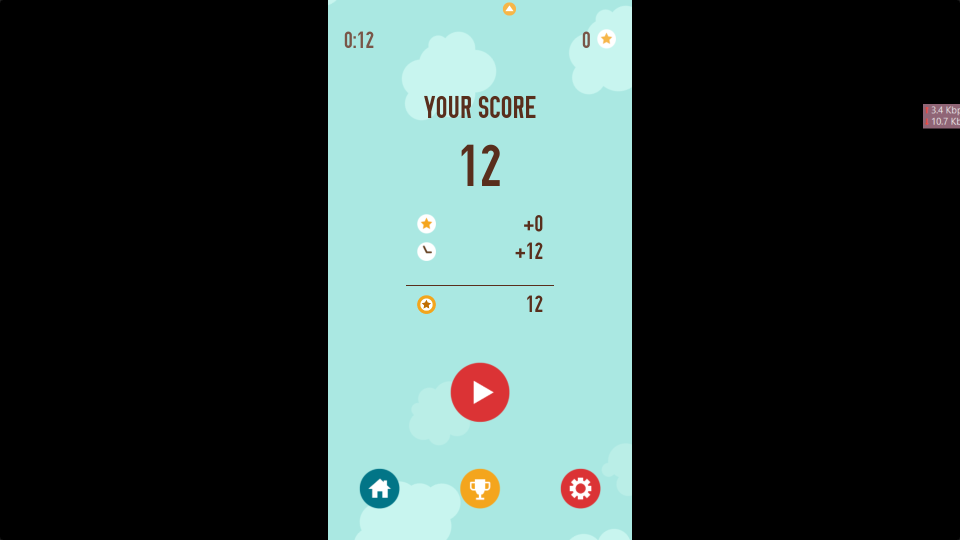
#> input picture live_frame.png, 1920 x 1080 px (shown at 1/2 size); its folder holds only this picture in this run
$ python -i detector.py   (imports and definitions only)
#> lines starting #> are read from the running program, lines starting #| are printed output that depends on the picture
#> further down, picture is the input picture: shape (1080, 1920, 3); mean B, G, R 69.4, 71.6, 55.1
"""Template based object detector for Missiles! sprites.

The recovered Unity sprites are stored at their native (large) authoring
resolution, but they render *small* in the captured game window. Matching them
at ~1.0x scale (as the original code did) essentially never fires on real
gameplay frames. This detector instead builds a physically-plausible scale
pyramid per class from the game-canvas size, restricts the search to the
gameplay region of interest, uses cloud sprites as *negative* evidence so
clouds are never mistaken for missiles, and caps detections per class to keep
false positives from flooding the tracker.
"""

from __future__ import annotations

from dataclasses import dataclass
from pathlib import Path
import re
from typing import Dict, Iterable, List, Optional, Tuple

import cv2
import numpy as np

import config


@dataclass
class Detection:
    """A single detected game object in window-local coordinates."""

    cls: str
    x: float
    y: float
    confidence: float
    w: int
    h: int


Template = Tuple[np.ndarray, Optional[np.ndarray], int, int]


class CalibratedDetector:
    """Load sprite templates and detect game objects by masked template match."""

    def __init__(
        self,
        template_dir: str = config.TEMPLATE_DIR,
        threshold: float = config.TEMPLATE_MATCH_THRESHOLD,
    ) -> None:
        self.threshold = threshold
        self.templates: Dict[str, List[Template]] = {
            "player": [],
            "missile": [],
            "cloud": [],
            "star": [],
            "shield": [],
            "boost": [],
        }
        # Canvas short edge in px; drives the plausible-size pyramid. Set via
        # ``configure`` once calibration is known. A sane default keeps the
        # detector usable before calibration.
        self._canvas_short = 500.0
        self._load_templates(Path(template_dir))

    # [22 lines left out: functions configure, _class_from_name, not called in this run]

    def _load_templates(self, root: Path) -> None:
        if not root.exists():
            print(f"[detector] Template folder missing: {root}")
            return
        for path in sorted(root.glob("*.png")):
            obj_type = self._class_from_name(path.name)
            if not obj_type:
                continue
            image = cv2.imread(str(path), cv2.IMREAD_UNCHANGED)
            if image is None:
                print(f"[detector] Could not read template: {path}")
                continue
            if image.ndim == 3 and image.shape[2] == 4:
                alpha = image[:, :, 3]
                bgr = image[:, :, :3]
                mask = cv2.threshold(alpha, 5, 255, cv2.THRESH_BINARY)[1]
            else:
                bgr = image[:, :, :3] if image.ndim == 3 else image
                mask = None
            gray = cv2.cvtColor(bgr, cv2.COLOR_BGR2GRAY) if bgr.ndim == 3 else bgr
            h, w = gray.shape[:2]
            if w >= 6 and h >= 6:
                self.templates[obj_type].append((gray, mask, w, h))
        counts = ", ".join(f"{k}={len(v)}" for k, v in self.templates.items())
        print(f"[detector] Loaded templates: {counts}")

    def _target_long_edges(self, obj_type: str) -> List[int]:
        """Plausible on-screen long-edge sizes (px) for a class."""

        low_f, high_f = config.OBJECT_SIZE_FRACTIONS.get(obj_type, (0.04, 0.14))
        low = self._canvas_short * low_f
        high = self._canvas_short * high_f
        steps = max(2, config.DETECTION_SCALE_STEPS)
        return [int(round(v)) for v in np.linspace(low, high, steps)]

    # [14 lines left out: function _extract_peaks, not called in this run]

    def _detect_by_template(
        self, gray: np.ndarray, obj_type: str, threshold: Optional[float] = None
    ) -> List[Detection]:
        detections: List[Detection] = []
        class_thresholds = {
            "player": max(self.threshold, 0.72),
            "missile": 0.60,
            "cloud": 0.60,
            "star": 0.60,
            "shield": 0.60,
            "boost": 0.60,
        }
        threshold = threshold if threshold is not None else class_thresholds.get(obj_type, self.threshold)
        target_edges = self._target_long_edges(obj_type)
        for tmpl, mask, tw, th in self.templates.get(obj_type, []):
            long_edge = max(tw, th)
            for target in target_edges:
                if target < 6:
                    continue
                scale = target / float(long_edge)
                w, h = max(4, int(round(tw * scale))), max(4, int(round(th * scale)))
                if w >= gray.shape[1] or h >= gray.shape[0]:
                    continue
                resized = cv2.resize(tmpl, (w, h), interpolation=cv2.INTER_AREA)
                resized_mask = (
                    cv2.resize(mask, (w, h), interpolation=cv2.INTER_NEAREST)
                    if mask is not None
                    else None
                )
                try:
                    result = cv2.matchTemplate(
                        gray, resized, cv2.TM_CCOEFF_NORMED, mask=resized_mask
                    )
                except cv2.error:
                    result = cv2.matchTemplate(gray, resized, cv2.TM_CCOEFF_NORMED)
                result = np.nan_to_num(result, nan=0.0, posinf=0.0, neginf=0.0)
                for x, y, score in self._extract_peaks(result, threshold):
                    detections.append(Detection(obj_type, x + w / 2.0, y + h / 2.0, score, w, h))
        return detections

    # [30 lines left out: functions _iou, _reject_cloud_overlaps, not called in this run]

    def _nms(self, detections: List[Detection], iou_threshold: float = 0.35) -> List[Detection]:
        kept: List[Detection] = []
        by_class: Dict[str, List[Detection]] = {}
        for det in detections:
            by_class.setdefault(det.cls, []).append(det)
        for cls_dets in by_class.values():
            for det in sorted(cls_dets, key=lambda d: d.confidence, reverse=True):
                if all(self._iou(det, other) < iou_threshold for other in kept if other.cls == det.cls):
                    kept.append(det)
        return kept

    def _cap_per_class(self, detections: List[Detection]) -> List[Detection]:
        """Keep only the most confident N detections per class."""

        by_class: Dict[str, List[Detection]] = {}
        for det in detections:
            by_class.setdefault(det.cls, []).append(det)
        capped: List[Detection] = []
        for cls, items in by_class.items():
            limit = config.MAX_DETECTIONS.get(cls)
            items.sort(key=lambda d: d.confidence, reverse=True)
            capped.extend(items[:limit] if limit is not None else items)
        return capped

    @staticmethod
    def _roi_mask(shape: Tuple[int, int]) -> np.ndarray:
        """Build a mask for the gameplay region (excludes HUD and joystick)."""

        h, w = shape[:2]
        top, bottom, left, right = config.GAMEPLAY_ROI
        mask = np.zeros((h, w), dtype=np.uint8)
        mask[int(h * top) : int(h * bottom), int(w * left) : int(w * right)] = 255
        return mask

    def detect(
        self,
        frame: np.ndarray,
        include_classes: Optional[Iterable[str]] = None,
        use_roi: bool = True,
    ) -> List[Detection]:
        """Detect all configured object classes in a BGR game-canvas frame."""
#> called with use_roi = True

        gray = cv2.cvtColor(frame, cv2.COLOR_BGR2GRAY) if frame.ndim == 3 else frame
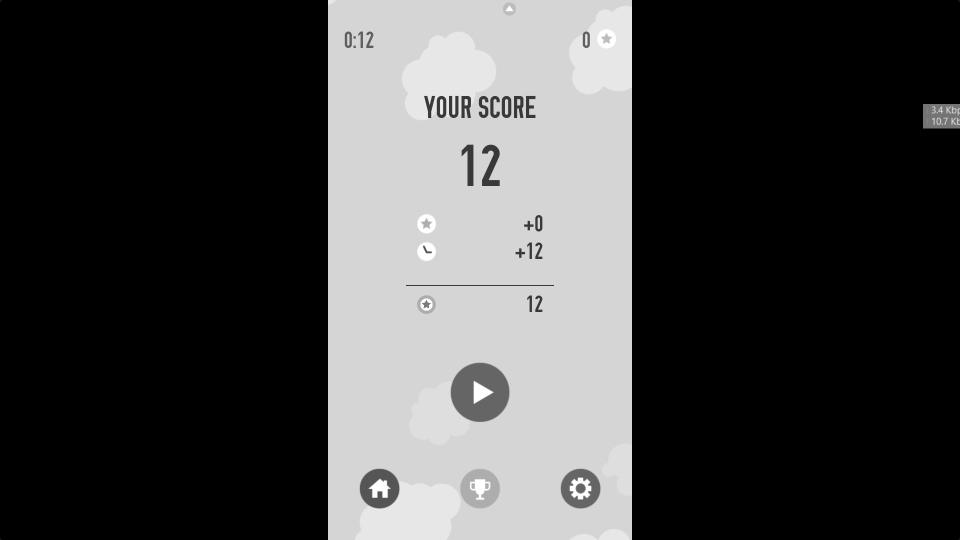
#> gray: shape (1080, 1920) (shown at 1/2 size); min 0, max 255, mean 66.5
        if use_roi:
            mask = self._roi_mask(gray.shape)
            gray = cv2.bitwise_and(gray, mask)
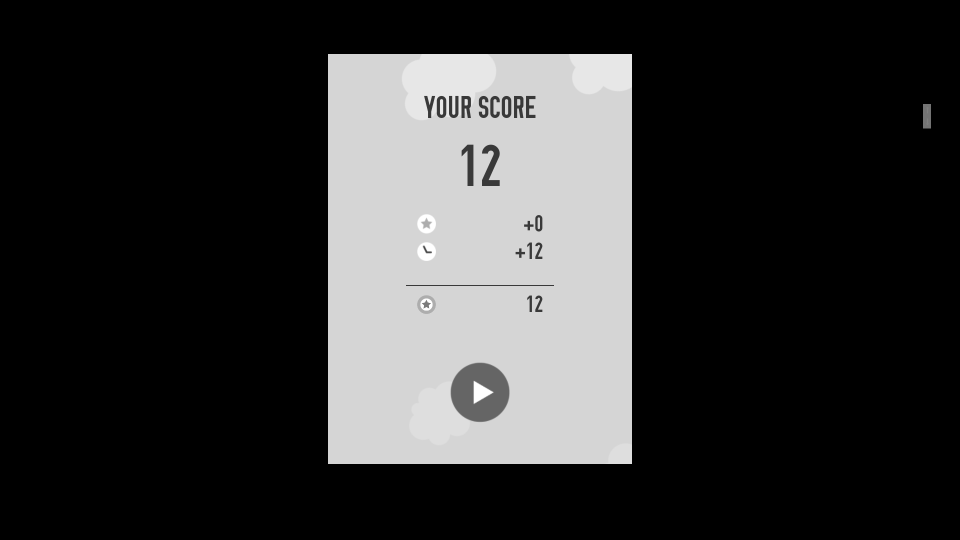
#> gray: shape (1080, 1920) (shown at 1/2 size); min 0, max 255, mean 50.3

        requested = (
            list(include_classes)
            if include_classes is not None
            else [cls for cls in self.templates.keys() if cls != "cloud"]
        )
        classes = list(requested)
        if "missile" in requested and "cloud" not in classes and self.templates.get("cloud"):
            classes.append("cloud")

        raw: Dict[str, List[Detection]] = {}
        for obj_type in classes:
            raw[obj_type] = self._detect_by_template(gray, obj_type)
#> after the loop, raw = {'player': [], 'missile': [], 'star': [], 'shield': [], 'boost': []}

        missiles = raw.get("missile", [])
#> missiles = []
        clouds = raw.get("cloud", [])
#> clouds = []
        if missiles and clouds:
            raw["missile"] = self._reject_cloud_overlaps(missiles, clouds)

        merged = [det for cls, items in raw.items() for det in items if cls in requested]
#> merged = []
        return self._cap_per_class(self._nms(merged))
#> after the loop in _nms, `for det in detections:`: by_class = 0 items
#> after the loop in _nms, `for cls_dets in by_class.values():`: kept = []
#> after the loop in _cap_per_class, `for det in detections:`: by_class = 0 items
#> after the loop in _cap_per_class, `for cls, items in by_class.items():`: capped = []

>>> import cv2
>>> picture = cv2.imread('live_frame.png')
>>> result = CalibratedDetector().detect(picture)
#> result = []
